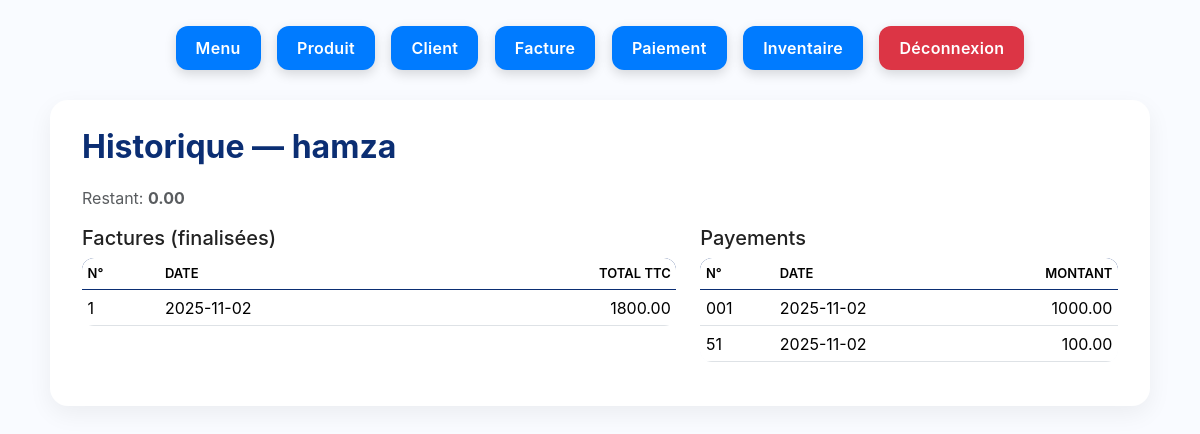
/clients/1/history (signed in), run on the app's committed database.
### app.py (models this page shows)
class Client(db.Model):
    __tablename__ = "clients"
    id: Mapped[int] = mapped_column(primary_key=True)
    nom_client: Mapped[str] = mapped_column(nullable=False)
    tel: Mapped[str] = mapped_column(nullable=True)
    adresse: Mapped[str] = mapped_column(nullable=True)
    ville: Mapped[str] = mapped_column(nullable=True)
    factures = relationship("Facture", back_populates="client")
    payments = relationship("Payment", back_populates="client")

class Facture(db.Model):
    __tablename__ = "factures"
    id: Mapped[int] = mapped_column(primary_key=True)
    numero: Mapped[str] = mapped_column(unique=True, nullable=False)  # Ensure uniqueness
    date_vente: Mapped[date] = mapped_column(default=date.today)
    client_id: Mapped[int] = mapped_column(ForeignKey("clients.id"))
    nbr_colis: Mapped[int] = mapped_column(default=0)
    finalized: Mapped[bool] = mapped_column(default=False)
    client = relationship("Client", back_populates="factures")
    lines = relationship("InvoiceLine", back_populates="facture", cascade="all, delete-orphan")
    returns = relationship("ReturnLine", back_populates="facture", cascade="all, delete-orphan")
    applications = relationship("PaymentApplication", back_populates="facture")
    def total_ht(self) -> float:
        return float(sum(l.total() for l in self.lines))
    def total_tva(self, tva_rate: float = TVA_RATE) -> float:
        return float(self.total_ht() * tva_rate)
    def total_ttc(self, tva_rate: float = TVA_RATE) -> float:
        return float(self.total_ht() + self.total_tva(tva_rate))

class InvoiceLine(db.Model):
    __tablename__ = "invoice_lines"
    id: Mapped[int] = mapped_column(primary_key=True)
    facture_id: Mapped[int] = mapped_column(ForeignKey("factures.id"))
    product_id: Mapped[int] = mapped_column(ForeignKey("products.id"))
    prix_vnt: Mapped[float] = mapped_column(default=0.0)
    qte_vnd: Mapped[int] = mapped_column(default=0)
    facture = relationship("Facture", back_populates="lines")
    product = relationship("Product", back_populates="lines")
    def total(self) -> float:
        return float(self.prix_vnt * self.qte_vnd)

class Payment(db.Model):
    __tablename__ = "payments"
    id: Mapped[int] = mapped_column(primary_key=True)
    numero: Mapped[str] = mapped_column(unique=True, nullable=False)  # Ensure uniqueness
    client_id: Mapped[int] = mapped_column(ForeignKey("clients.id"))
    date_pymt: Mapped[date] = mapped_column(default=date.today)
    montant_pymt: Mapped[float] = mapped_column(default=0.0)
    banque: Mapped[str] = mapped_column(nullable=True)
    date_echeance: Mapped[date] = mapped_column(nullable=True)
    client = relationship("Client", back_populates="payments")
    applications = relationship("PaymentApplication", back_populates="payment", cascade="all, delete-orphan")

### app.py (the view)
@app.get("/clients/<int:client_id>/history")
def client_history(client_id: int):
    c = Client.query.get_or_404(client_id)
    invs = Facture.query.filter_by(client_id=client_id, finalized=True).order_by(Facture.date_vente.desc()).all()
    pays = Payment.query.filter_by(client_id=client_id).order_by(Payment.date_pymt.desc()).all()
    applied_total = payments_applied_by_client(client_id)
    remaining = client_balance(client_id)
    return render_template("client_history.html", c=c, invs=invs, pays=pays, remaining=remaining, applied_total=applied_total)

### app.py (called while the page is built)
@app.before_request
def _auth_gate():
    ep = request.endpoint or ""
    if ep.split(".")[0] in PUBLIC_ENDPOINTS or request.path == "/favicon.ico":
        return
    if not session.get("logged_in"):
        return redirect(url_for("login", next=request.path))

@app.context_processor
def inject_now():
    from dateutil import tz
    return {"now": datetime.now(tz.tzlocal()), "TVA_RATE": TVA_RATE}

def invoice_totals_by_client(client_id: int) -> float:
    invs = Facture.query.filter_by(client_id=client_id, finalized=True).all()
    return sum(i.total_ttc() for i in invs)

def payments_applied_by_client(client_id: int) -> float:
    from sqlalchemy import select
    q = (
        db.session.query(func.coalesce(func.sum(PaymentApplication.amount_applied), 0.0))
        .join(Facture, Facture.id == PaymentApplication.facture_id)
        .filter(Facture.client_id == client_id)
    ).scalar() or 0.0
    return float(q)

def client_balance(client_id: int) -> float:
    return float(invoice_totals_by_client(client_id) - payments_applied_by_client(client_id))

@app.context_processor
def expose_helpers_to_jinja():
    return {
        "client_balance": client_balance,
        "invoice_totals_by_client": invoice_totals_by_client,
        "payments_applied_by_client": payments_applied_by_client,
    }

### templates/client_history.html
{% extends "layout.html" %}
{% block content %}
<h2>Historique — {{ c.nom_client }}</h2>
<p class="text-muted">Restant: <strong>{{ '%.2f'|format(remaining) }}</strong></p>
<div class="row">
  <div class="col-md-7">
    <h5>Factures (finalisées)</h5>
    <table class="table table-sm">
      <thead><tr><th>N°</th><th>Date</th><th class="text-end">Total TTC</th></tr></thead>
      <tbody>
        {% for i in invs %}
          <tr><td>{{ i.numero }}</td><td>{{ i.date_vente }}</td><td class="text-end">{{ '%.2f'|format(i.total_ttc()) }}</td></tr>
        {% endfor %}
      </tbody>
    </table>
  </div>
  <div class="col-md-5">
    <h5>Payements</h5>
    <table class="table table-sm">
      <thead><tr><th>N°</th><th>Date</th><th class="text-end">Montant</th></tr></thead>
      <tbody>
        {% for p in pays %}
          <tr><td>{{ p.numero }}</td><td>{{ p.date_pymt }}</td><td class="text-end">{{ '%.2f'|format(p.montant_pymt) }}</td></tr>
        {% endfor %}
      </tbody>
    </table>
  </div>
</div>
{% endblock %}

### static/css/style.css (style rules this page uses)
body { background: linear-gradient(180deg, #f8fbff 0%, #ffffff 60%); font-family: "Inter", "Segoe UI", Arial, sans-serif; color: #222; margin: 0; padding: 20px 0 40px; }
h1, .h1, h2, .h2 { font-weight: 700; color: #0b2e73; margin-bottom: 20px; }
table { border-collapse: separate; border-spacing: 0; }
.table { border-radius: 12px; overflow: hidden; }
.table thead { background: #0b2e73; color: #fff; border-bottom: 2px solid #0b2e73; }
.table th { font-weight: 600; text-transform: uppercase; font-size: 13px; }
.table tbody tr:nth-child(even) { background: #f7f9fc; }

### templates/layout.html (style rules this page uses)
body { padding: 20px; background: #f9fbff; }
.table-sm td, .table-sm th { padding: .35rem; }

### data on the page
Client: nom_client "hamza"
Facture: numero "1", date_vente "2025-11-02"
InvoiceLine: total_ttc "1800.00"
Payment: numero "001", date_pymt "2025-11-02", montant_pymt "1000.00"
Payment: numero "51", date_pymt "2025-11-02", montant_pymt "100.00"

### other printed values
{{ '%.2f'|format(remaining) }} "0.00"
